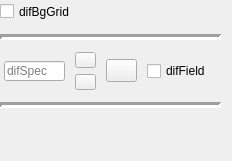
         <widget class="QWidget" name="tab_19">
          <attribute name="title">
           <string>DIF</string>
          </attribute>
          <widget class="QWidget" name="layoutWidget">
           <property name="geometry">
            <rect>
             <x>0</x>
             <y>0</y>
             <width>223</width>
             <height>152</height>
            </rect>
           </property>
           <layout class="QVBoxLayout" name="verticalLayout_8">
            <item>
             <widget class="QCheckBox" name="difBgGrid">
              <property name="minimumSize">
               <size>
                <width>81</width>
                <height>21</height>
               </size>
              </property>
              <property name="maximumSize">
               <size>
                <width>81</width>
                <height>21</height>
               </size>
              </property>
              <property name="toolTip">
               <string>The differential field background grid</string>
              </property>
              <property name="text">
               <string>difBgGrid</string>
              </property>
             </widget>
            </item>
            <item>
             <widget class="Line" name="line_7">
              <property name="minimumSize">
               <size>
                <width>221</width>
                <height>16</height>
               </size>
              </property>
              <property name="maximumSize">
               <size>
                <width>221</width>
                <height>16</height>
               </size>
              </property>
              <property name="toolTip">
               <string>A magnificent view of the landscape</string>
              </property>
              <property name="lineWidth">
               <number>3</number>
              </property>
              <property name="orientation">
               <enum>Qt::Horizontal</enum>
              </property>
             </widget>
            </item>
            <item>
             <layout class="QHBoxLayout" name="horizontalLayout_17">
              <item>
               <widget class="QLineEdit" name="difSpec">
                <property name="minimumSize">
                 <size>
                  <width>61</width>
                  <height>20</height>
                 </size>
                </property>
                <property name="maximumSize">
                 <size>
                  <width>61</width>
                  <height>20</height>
                 </size>
                </property>
                <property name="toolTip">
                 <string>Background grid specification</string>
                </property>
                <property name="placeholderText">
                 <string>difSpec</string>
                </property>
               </widget>
              </item>
              <item>
               <layout class="QVBoxLayout" name="verticalLayout_7">
                <item>
                 <widget class="QPushButton" name="difValue_up">
                  <property name="minimumSize">
                   <size>
                    <width>21</width>
                    <height>16</height>
                   </size>
                  </property>
                  <property name="maximumSize">
                   <size>
                    <width>21</width>
                    <height>16</height>
                   </size>
                  </property>
                  <property name="toolTip">
                   <string>Double up</string>
                  </property>
                  <property name="text">
                   <string/>
                  </property>
                 </widget>
                </item>
                <item>
                 <widget class="QPushButton" name="difValue_down">
                  <property name="minimumSize">
                   <size>
                    <width>21</width>
                    <height>16</height>
                   </size>
                  </property>
                  <property name="maximumSize">
                   <size>
                    <width>21</width>
                    <height>16</height>
                   </size>
                  </property>
                  <property name="toolTip">
                   <string>Double down</string>
                  </property>
                  <property name="text">
                   <string/>
                  </property>
                 </widget>
                </item>
               </layout>
              </item>
              <item>
               <widget class="QPushButton" name="difOK">
                <property name="minimumSize">
                 <size>
                  <width>31</width>
                  <height>23</height>
                 </size>
                </property>
                <property name="maximumSize">
                 <size>
                  <width>31</width>
                  <height>23</height>
                 </size>
                </property>
                <property name="toolTip">
                 <string>Re setting the background grid</string>
                </property>
                <property name="text">
                 <string/>
                </property>
               </widget>
              </item>
              <item>
               <widget class="QCheckBox" name="difField">
                <property name="minimumSize">
                 <size>
                  <width>71</width>
                  <height>16</height>
                 </size>
                </property>
                <property name="maximumSize">
                 <size>
                  <width>71</width>
                  <height>16</height>
                 </size>
                </property>
                <property name="toolTip">
                 <string>The differential field</string>
                </property>
                <property name="text">
                 <string>difField</string>
                </property>
               </widget>
              </item>
             </layout>
            </item>
            <item>
             <widget class="Line" name="line_8">
              <property name="minimumSize">
               <size>
                <width>221</width>
                <height>16</height>
               </size>
              </property>
              <property name="maximumSize">
               <size>
                <width>221</width>
                <height>16</height>
               </size>
              </property>
              <property name="toolTip">
               <string>A magnificent view of the landscape</string>
              </property>
              <property name="lineWidth">
               <number>3</number>
              </property>
              <property name="orientation">
               <enum>Qt::Horizontal</enum>
              </property>
             </widget>
            </item>
            <item>
             <widget class="QLabel" name="difQuaInfo">
              <property name="minimumSize">
               <size>
                <width>171</width>
                <height>31</height>
               </size>
              </property>
              <property name="maximumSize">
               <size>
                <width>171</width>
                <height>31</height>
               </size>
              </property>
              <property name="toolTip">
               <string>Background grid information</string>
              </property>
              <property name="text">
               <string/>
              </property>
             </widget>
            </item>
           </layout>
          </widget>
         </widget>
